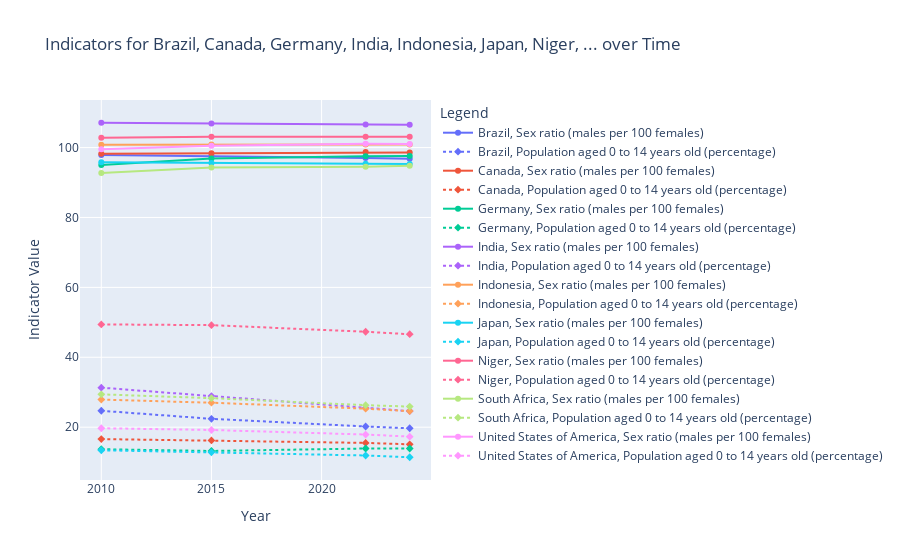

Notebook source saved alongside this figure:
### Code cell
import pandas as pd
import plotly.express as px

# Use io.StringIO to treat the string as a file
data_file = 'population_area.csv'

# Read the CSV into a pandas DataFrame
# Use quotechar='"' to handle commas within quoted fields like the country name
df = pd.read_csv(data_file)

# Optional: Clean up column names (remove leading/trailing spaces)
df.columns = df.columns.str.strip()

# 2. Get User Input for Multiple Countries
# Display available countries/regions to help the user
available_countries = sorted(df['Country'].unique()) # Sort for easier reading

countries_input = 'United States of America,Canada,Japan,Germany,India,Indonesia,Brazil,South Africa,Niger'
indicators_inputs = ['Population aged 0 to 14 years old (percentage)','Sex ratio (males per 100 females)']

# Parse the input string into a list of names, stripping whitespace
selected_countries = [name.strip() for name in countries_input.split(',') if name.strip()]

if not selected_countries:
    print("No country names entered. Exiting.")
else:
    # 3. Filter Data for ALL selected countries
    df_filtered = df[df['Country'].isin(selected_countries)].copy() # Use .copy() to avoid SettingWithCopyWarning
    df_filtered = df_filtered[df_filtered['Indicator'].isin(indicators_inputs)].copy()

    # 4. Handle No/Partial Data
    found_countries = df_filtered['Country'].unique()
    not_found = set(selected_countries) - set(found_countries)

    if not found_countries.any(): # Check if the filtered dataframe is empty
        print(f"No data found for any of the specified countries: {', '.join(selected_countries)}")
    else:
        if not_found:
            print(f"\nWarning: No data found for the following requested countries: {', '.join(not_found)}")
            print(f"Plotting data for: {', '.join(found_countries)}")
        else:
             print(f"\nFound data for: {', '.join(found_countries)}")

        # 5. Data Cleaning
        df_filtered['Value'] = df_filtered['Value'].str.replace(',', '', regex=False)
        df_filtered['Value'] = pd.to_numeric(df_filtered['Value'], errors='coerce')
        df_filtered.dropna(subset=['Value'], inplace=True)

        # Sort by country and year for potentially cleaner line connections
        df_filtered.sort_values(['Country', 'year'], inplace=True)

        # Check again if data remains after cleaning
        if df_filtered.empty:
             print(f"No valid numeric indicator data found for the selected countries after cleaning.")
        else:
            # 6. Plot Data
            print(f"\nGenerating plot for selected countries...")

            # --- Plotting Strategy ---
            # We need to distinguish between countries AND indicators.
            # Option 1: Color by Country, Line Style by Indicator (good if few indicators)
            # Option 2: Color by Indicator, Line Style by Country (good if few countries)
            # Let's use Option 1 as a default, adding symbols for clarity.

            title_countries = ', '.join(found_countries)
            if len(title_countries) > 60: # Truncate title if too long
                 title_countries = title_countries[:57] + "..."

            fig = px.line(
                df_filtered,
                x='year',
                y='Value',
                color='Country',         # Different color for each country
                line_dash='Indicator',   # Different line style for each indicator
                symbol='Indicator',      # Different marker shape for each indicator
                markers=True,            # Show markers on the lines
                title=f'Indicators for {title_countries} over Time',
                hover_data=['Indicator'] # Show indicator name clearly on hover
            )

            # Customize layout (optional)
            fig.update_layout(
                xaxis_title='Year',
                yaxis_title='Indicator Value',
                legend_title='Legend' # Generic legend title
            )
            # Improve legend clarity (optional, might make it large)
            # fig.update_layout(legend={'traceorder': 'grouped'})

            # 7. Show Plot
            fig.show()

### Figure 1 — Plotly figure (JSON) as saved in the notebook; plotly's stock layout.template omitted (floating-point values rounded to 4 significant figures)
{"data": [{"customdata": [["Sex ratio (males per 100 females)"], ["Sex ratio (males per 100 females)"], ["Sex ratio (males per 100 females)"], ["Sex ratio (males per 100 females)"]], "hovertemplate": "Country=Brazil<br>Indicator=%{customdata[0]}<br>year=%{x}<br>Value=%{y}<extra></extra>", "legendgroup": "Brazil, Sex ratio (males per 100 females)", "line": {"color": "#636efa", "dash": "solid"}, "marker": {"symbol": "circle"}, "mode": "lines+markers", "name": "Brazil, Sex ratio (males per 100 females)", "orientation": "v", "showlegend": true, "type": "scatter", "x": [2010, 2015, 2022, 2024], "xaxis": "x", "y": [97.9, 97.6, 97.0, 96.8], "yaxis": "y"}, {"customdata": [["Population aged 0 to 14 years old (percentage)"], ["Population aged 0 to 14 years old (percentage)"], ["Population aged 0 to 14 years old (percentage)"], ["Population aged 0 to 14 years old (percentage)"]], "hovertemplate": "Country=Brazil<br>Indicator=%{customdata[0]}<br>year=%{x}<br>Value=%{y}<extra></extra>", "legendgroup": "Brazil, Population aged 0 to 14 years old (percentage)", "line": {"color": "#636efa", "dash": "dot"}, "marker": {"symbol": "diamond"}, "mode": "lines+markers", "name": "Brazil, Population aged 0 to 14 years old (percentage)", "orientation": "v", "showlegend": true, "type": "scatter", "x": [2010, 2015, 2022, 2024], "xaxis": "x", "y": [24.7, 22.4, 20.2, 19.7], "yaxis": "y"}, {"customdata": [["Sex ratio (males per 100 females)"], ["Sex ratio (males per 100 females)"], ["Sex ratio (males per 100 females)"], ["Sex ratio (males per 100 females)"]], "hovertemplate": "Country=Canada<br>Indicator=%{customdata[0]}<br>year=%{x}<br>Value=%{y}<extra></extra>", "legendgroup": "Canada, Sex ratio (males per 100 females)", "line": {"color": "#EF553B", "dash": "solid"}, "marker": {"symbol": "circle"}, "mode": "lines+markers", "name": "Canada, Sex ratio (males per 100 females)", "orientation": "v", "showlegend": true, "type": "scatter", "x": [2010, 2015, 2022, 2024], "xaxis": "x", "y": [98.2, 98.4, 98.7, 98.6], "yaxis": "y"}, {"customdata": [["Population aged 0 to 14 years old (percentage)"], ["Population aged 0 to 14 years old (percentage)"], ["Population aged 0 to 14 years old (percentage)"], ["Population aged 0 to 14 years old (percentage)"]], "hovertemplate": "Country=Canada<br>Indicator=%{customdata[0]}<br>year=%{x}<br>Value=%{y}<extra></extra>", "legendgroup": "Canada, Population aged 0 to 14 years old (percentage)", "line": {"color": "#EF553B", "dash": "dot"}, "marker": {"symbol": "diamond"}, "mode": "lines+markers", "name": "Canada, Population aged 0 to 14 years old (percentage)", "orientation": "v", "showlegend": true, "type": "scatter", "x": [2010, 2015, 2022, 2024], "xaxis": "x", "y": [16.6, 16.2, 15.5, 15.1], "yaxis": "y"}, {"customdata": [["Sex ratio (males per 100 females)"], ["Sex ratio (males per 100 females)"], ["Sex ratio (males per 100 females)"], ["Sex ratio (males per 100 females)"]], "hovertemplate": "Country=Germany<br>Indicator=%{customdata[0]}<br>year=%{x}<br>Value=%{y}<extra></extra>", "legendgroup": "Germany, Sex ratio (males per 100 females)", "line": {"color": "#00cc96", "dash": "solid"}, "marker": {"symbol": "circle"}, "mode": "lines+markers", "name": "Germany, Sex ratio (males per 100 females)", "orientation": "v", "showlegend": true, "type": "scatter", "x": [2010, 2015, 2022, 2024], "xaxis": "x", "y": [95.0, 96.9, 97.5, 97.6], "yaxis": "y"}, {"customdata": [["Population aged 0 to 14 years old (percentage)"], ["Population aged 0 to 14 years old (percentage)"], ["Population aged 0 to 14 years old (percentage)"], ["Population aged 0 to 14 years old (percentage)"]], "hovertemplate": "Country=Germany<br>Indicator=%{customdata[0]}<br>year=%{x}<br>Value=%{y}<extra></extra>", "legendgroup": "Germany, Population aged 0 to 14 years old (percentage)", "line": {"color": "#00cc96", "dash": "dot"}, "marker": {"symbol": "diamond"}, "mode": "lines+markers", "name": "Germany, Population aged 0 to 14 years old (percentage)", "orientation": "v", "showlegend": true, "type": "scatter", "x": [2010, 2015, 2022, 2024], "xaxis": "x", "y": [13.7, 13.2, 13.9, 13.9], "yaxis": "y"}, {"customdata": [["Sex ratio (males per 100 females)"], ["Sex ratio (males per 100 females)"], ["Sex ratio (males per 100 females)"], ["Sex ratio (males per 100 females)"]], "hovertemplate": "Country=India<br>Indicator=%{customdata[0]}<br>year=%{x}<br>Value=%{y}<extra></extra>", "legendgroup": "India, Sex ratio (males per 100 females)", "line": {"color": "#ab63fa", "dash": "solid"}, "marker": {"symbol": "circle"}, "mode": "lines+markers", "name": "India, Sex ratio (males per 100 females)", "orientation": "v", "showlegend": true, "type": "scatter", "x": [2010, 2015, 2022, 2024], "xaxis": "x", "y": [107.1, 106.9, 106.6, 106.5], "yaxis": "y"}, {"customdata": [["Population aged 0 to 14 years old (percentage)"], ["Population aged 0 to 14 years old (percentage)"], ["Population aged 0 to 14 years old (percentage)"], ["Population aged 0 to 14 years old (percentage)"]], "hovertemplate": "Country=India<br>Indicator=%{customdata[0]}<br>year=%{x}<br>Value=%{y}<extra></extra>", "legendgroup": "India, Population aged 0 to 14 years old (percentage)", "line": {"color": "#ab63fa", "dash": "dot"}, "marker": {"symbol": "diamond"}, "mode": "lines+markers", "name": "India, Population aged 0 to 14 years old (percentage)", "orientation": "v", "showlegend": true, "type": "scatter", "x": [2010, 2015, 2022, 2024], "xaxis": "x", "y": [31.3, 28.9, 25.5, 24.6], "yaxis": "y"}, {"customdata": [["Sex ratio (males per 100 females)"], ["Sex ratio (males per 100 females)"], ["Sex ratio (males per 100 females)"], ["Sex ratio (males per 100 females)"]], "hovertemplate": "Country=Indonesia<br>Indicator=%{customdata[0]}<br>year=%{x}<br>Value=%{y}<extra></extra>", "legendgroup": "Indonesia, Sex ratio (males per 100 females)", "line": {"color": "#FFA15A", "dash": "solid"}, "marker": {"symbol": "circle"}, "mode": "lines+markers", "name": "Indonesia, Sex ratio (males per 100 females)", "orientation": "v", "showlegend": true, "type": "scatter", "x": [2010, 2015, 2022, 2024], "xaxis": "x", "y": [100.8, 100.9, 100.9, 100.9], "yaxis": "y"}, {"customdata": [["Population aged 0 to 14 years old (percentage)"], ["Population aged 0 to 14 years old (percentage)"], ["Population aged 0 to 14 years old (percentage)"], ["Population aged 0 to 14 years old (percentage)"]], "hovertemplate": "Country=Indonesia<br>Indicator=%{customdata[0]}<br>year=%{x}<br>Value=%{y}<extra></extra>", "legendgroup": "Indonesia, Population aged 0 to 14 years old (percentage)", "line": {"color": "#FFA15A", "dash": "dot"}, "marker": {"symbol": "diamond"}, "mode": "lines+markers", "name": "Indonesia, Population aged 0 to 14 years old (percentage)", "orientation": "v", "showlegend": true, "type": "scatter", "x": [2010, 2015, 2022, 2024], "xaxis": "x", "y": [27.9, 27.0, 25.3, 24.6], "yaxis": "y"}, {"customdata": [["Sex ratio (males per 100 females)"], ["Sex ratio (males per 100 females)"], ["Sex ratio (males per 100 females)"], ["Sex ratio (males per 100 females)"]], "hovertemplate": "Country=Japan<br>Indicator=%{customdata[0]}<br>year=%{x}<br>Value=%{y}<extra></extra>", "legendgroup": "Japan, Sex ratio (males per 100 females)", "line": {"color": "#19d3f3", "dash": "solid"}, "marker": {"symbol": "circle"}, "mode": "lines+markers", "name": "Japan, Sex ratio (males per 100 females)", "orientation": "v", "showlegend": true, "type": "scatter", "x": [2010, 2015, 2022, 2024], "xaxis": "x", "y": [95.8, 95.6, 95.4, 95.3], "yaxis": "y"}, {"customdata": [["Population aged 0 to 14 years old (percentage)"], ["Population aged 0 to 14 years old (percentage)"], ["Population aged 0 to 14 years old (percentage)"], ["Population aged 0 to 14 years old (percentage)"]], "hovertemplate": "Country=Japan<br>Indicator=%{customdata[0]}<br>year=%{x}<br>Value=%{y}<extra></extra>", "legendgroup": "Japan, Population aged 0 to 14 years old (percentage)", "line": {"color": "#19d3f3", "dash": "dot"}, "marker": {"symbol": "diamond"}, "mode": "lines+markers", "name": "Japan, Population aged 0 to 14 years old (percentage)", "orientation": "v", "showlegend": true, "type": "scatter", "x": [2010, 2015, 2022, 2024], "xaxis": "x", "y": [13.4, 12.8, 11.9, 11.4], "yaxis": "y"}, {"customdata": [["Sex ratio (males per 100 females)"], ["Sex ratio (males per 100 females)"], ["Sex ratio (males per 100 females)"], ["Sex ratio (males per 100 females)"]], "hovertemplate": "Country=Niger<br>Indicator=%{customdata[0]}<br>year=%{x}<br>Value=%{y}<extra></extra>", "legendgroup": "Niger, Sex ratio (males per 100 females)", "line": {"color": "#FF6692", "dash": "solid"}, "marker": {"symbol": "circle"}, "mode": "lines+markers", "name": "Niger, Sex ratio (males per 100 females)", "orientation": "v", "showlegend": true, "type": "scatter", "x": [2010, 2015, 2022, 2024], "xaxis": "x", "y": [102.8, 103.1, 103.1, 103.1], "yaxis": "y"}, {"customdata": [["Population aged 0 to 14 years old (percentage)"], ["Population aged 0 to 14 years old (percentage)"], ["Population aged 0 to 14 years old (percentage)"], ["Population aged 0 to 14 years old (percentage)"]], "hovertemplate": "Country=Niger<br>Indicator=%{customdata[0]}<br>year=%{x}<br>Value=%{y}<extra></extra>", "legendgroup": "Niger, Population aged 0 to 14 years old (percentage)", "line": {"color": "#FF6692", "dash": "dot"}, "marker": {"symbol": "diamond"}, "mode": "lines+markers", "name": "Niger, Population aged 0 to 14 years old (percentage)", "orientation": "v", "showlegend": true, "type": "scatter", "x": [2010, 2015, 2022, 2024], "xaxis": "x", "y": [49.4, 49.2, 47.3, 46.6], "yaxis": "y"}, {"customdata": [["Sex ratio (males per 100 females)"], ["Sex ratio (males per 100 females)"], ["Sex ratio (males per 100 females)"], ["Sex ratio (males per 100 females)"]], "hovertemplate": "Country=South Africa<br>Indicator=%{customdata[0]}<br>year=%{x}<br>Value=%{y}<extra></extra>", "legendgroup": "South Africa, Sex ratio (males per 100 females)", "line": {"color": "#B6E880", "dash": "solid"}, "marker": {"symbol": "circle"}, "mode": "lines+markers", "name": "South Africa, Sex ratio (males per 100 females)", "orientation": "v", "showlegend": true, "type": "scatter", "x": [2010, 2015, 2022, 2024], "xaxis": "x", "y": [92.7, 94.3, 94.5, 94.8], "yaxis": "y"}, {"customdata": [["Population aged 0 to 14 years old (percentage)"], ["Population aged 0 to 14 years old (percentage)"], ["Population aged 0 to 14 years old (percentage)"], ["Population aged 0 to 14 years old (percentage)"]], "hovertemplate": "Country=South Africa<br>Indicator=%{customdata[0]}<br>year=%{x}<br>Value=%{y}<extra></extra>", "legendgroup": "South Africa, Population aged 0 to 14 years old (percentage)", "line": {"color": "#B6E880", "dash": "dot"}, "marker": {"symbol": "diamond"}, "mode": "lines+markers", "name": "South Africa, Population aged 0 to 14 years old (percentage)", "orientation": "v", "showlegend": true, "type": "scatter", "x": [2010, 2015, 2022, 2024], "xaxis": "x", "y": [29.4, 28.3, 26.3, 25.9], "yaxis": "y"}, {"customdata": [["Sex ratio (males per 100 females)"], ["Sex ratio (males per 100 females)"], ["Sex ratio (males per 100 females)"], ["Sex ratio (males per 100 females)"]], "hovertemplate": "Country=United States of America<br>Indicator=%{customdata[0]}<br>year=%{x}<br>Value=%{y}<extra></extra>", "legendgroup": "United States of America, Sex ratio (males per 100 females)", "line": {"color": "#FF97FF", "dash": "solid"}, "marker": {"symbol": "circle"}, "mode": "lines+markers", "name": "United States of America, Sex ratio (males per 100 females)", "orientation": "v", "showlegend": true, "type": "scatter", "x": [2010, 2015, 2022, 2024], "xaxis": "x", "y": [99.5, 100.5, 101.1, 101.0], "yaxis": "y"}, {"customdata": [["Population aged 0 to 14 years old (percentage)"], ["Population aged 0 to 14 years old (percentage)"], ["Population aged 0 to 14 years old (percentage)"], ["Population aged 0 to 14 years old (percentage)"]], "hovertemplate": "Country=United States of America<br>Indicator=%{customdata[0]}<br>year=%{x}<br>Value=%{y}<extra></extra>", "legendgroup": "United States of America, Population aged 0 to 14 years old (percentage)", "line": {"color": "#FF97FF", "dash": "dot"}, "marker": {"symbol": "diamond"}, "mode": "lines+markers", "name": "United States of America, Population aged 0 to 14 years old (percentage)", "orientation": "v", "showlegend": true, "type": "scatter", "x": [2010, 2015, 2022, 2024], "xaxis": "x", "y": [19.7, 19.2, 17.9, 17.3], "yaxis": "y"}], "layout": {"legend": {"title": {"text": "Legend"}, "tracegroupgap": 0}, "title": {"text": "Indicators for Brazil, Canada, Germany, India, Indonesia, Japan, Niger, ... over Time"}, "xaxis": {"anchor": "y", "domain": [0, 1], "title": {"text": "Year"}}, "yaxis": {"anchor": "x", "domain": [0, 1], "title": {"text": "Indicator Value"}}}}
